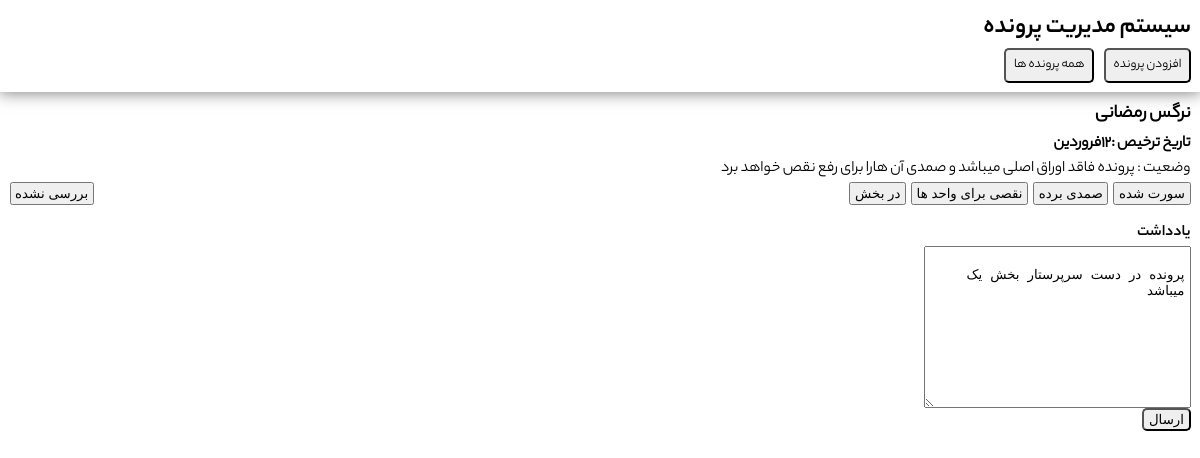
/pages/fileSingle.php?id=1, run on the app's committed database.
### tables this page shows
CREATE TABLE "files" (
	"name"	TEXT,
	"discharge_day"	INTEGER,
	"discharge_mouth"	INTEGER,
	"status"	NUMERIC DEFAULT 0,
	"id"	INTEGER NOT NULL,
	"unit"	INTEGER,
	"dr"	INTEGER,
	"diagnos"	INTEGER,
	"adddate"	NUMERIC DEFAULT 'CURRENT_TIMESTAM',
	"note"	TEXT,
	PRIMARY KEY("id")
);

### pages/fileSingle.php (the view, shortened to what this page needs)
<?php
include "./../body/head.php";
include "./../DB/dataBase.php";
include "./../helpers/withchMF.php";
include "./../helpers/statusF.php";
$id = $_GET['id'];
$query2 = "select * from files where id='$id'";
$stm2 = $con->prepare($query2);
$stm2->execute();
$data =  $stm2->fetchAll(PDO::FETCH_ASSOC);
?>
<body dir="rtl">
<?php
include "./../body/header.php";
?>
<?php
foreach($data as $dt)
{?>
<div style="margin:5px 2px;padding:3.2px 7.5px">
<h3 style="margin-bottom: 2.6px;"><?= $dt['name']?></h3>
        <div style="display: flex;font-family: yekanReg;">
          <h4 style="font-family: yekanReg;">تاریخ ترخیص : </h4>
          <h4><?= $dt['discharge_day'];?></h4>
          <h4><?= witchMouth($dt['discharge_mouth']);?></h4>
        </div>
        <div>
            وضعیت : <?= statusF($dt['status']); ?>
        </div>
        <div style="display: flex; justify-content: space-between;">
            <div style="display: flex;">
                <a style="margin-left: 5px;" href="./../act/smdiStatus.php?status=4&id=<?= $dt['id']; ?>""><button style="padding: 2px 3.6px;">سورت شده</button></a>
                <a style="margin-left: 5px;" href="./../act/smdiStatus.php?status=3&id=<?= $dt['id']; ?>"><button style="padding: 2px 3.6px;">صمدی برده</button></a>
                <a style="margin-left: 5px;" href="./../act/smdiStatus.php?status=2&id=<?= $dt['id']; ?>""><button style="padding: 2px 3.6px;">نقصی برای واحد ها</button></a>
                <a style="margin-left: 5px;" href=""><button style="padding: 2px 3.6px;">در بخش</button></a>
            </div>
            <a href="./../act/smdiStatus.php?status=0&id=<?= $dt['id']; ?>""><button style="padding: 2px 3.6px;">بررسی نشده</button></a>
        </div>
        <div style="margin-top: 1rem;">
            <label style="font-family: yekanBold;" for="">یادداشت</label>
            <form action="./../act/noted.php?id=<?= $dt['note'];?>" method="POST">
                <textarea style="padding: 5px;" name="note" id="" cols="30" rows="10">
                <?php
        if($dt['note']){
            ?>
            <?= $dt['note'];?>
        <?php
        };
        ?>
                </textarea>
                <br>
                <button style="padding: 2px 4.5px; border-radius: 5px;" type="submit">ارسال</button>
            </form>
        </div>
</div>
<?php } ?>
</body>

### helpers/withchMF.php
<?php
function witchMouth($f){
    if($f == "1"){
      echo "فروردین";
    }elseif($f == "2"){
      echo "اردیبهشت";
    }
  };
?>

### helpers/statusF.php
<?php
function statusF($status){
    if($status == "0")
    {
        echo "بررسی نشده";
    }
    elseif($status == "1"){
        echo "بدون ایراد و ارسال به بایگانی";
    }
    elseif($status == "2"){
        echo "پرونده نقص دار میباشد و تحویل منشی بخش";
    }elseif($status == "3"){
        echo "پرونده فاقد اوراق اصلی میباشد و صمدی آن هارا برای رفع نقص خواهد برد";
    }elseif($status == "4"){
        echo "سورت نشده";
    }
}
?>

### style.css (style rules this page uses)
* { margin: 0; padding: 0; box-sizing: border-box; }
body { font-family: yekanReg; }
label { color: \rgb(9, 9, 9); }

### data on the page
files: name "نرگس رمضانی", discharge_day "12", discharge_mouth "فروردین", shows "پرونده فاقد اوراق اصلی میباشد و صمدی آن هارا برای رفع نقص خواهد برد", note "پرونده در دست سرپرستار بخش یک میباشد"
